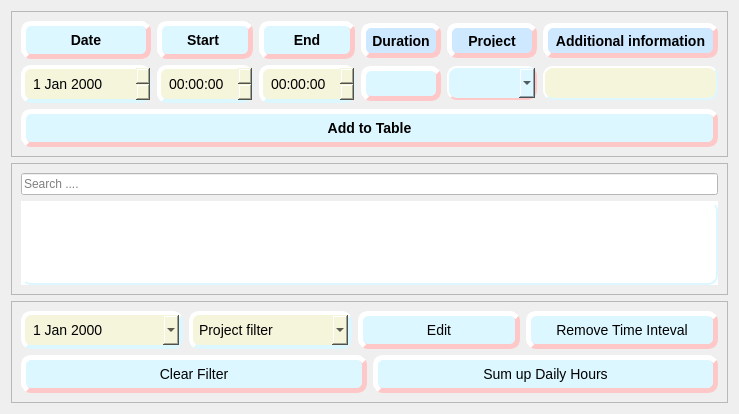
      <widget class="QWidget" name="Daily_Hours">
       <attribute name="title">
        <string>Daily Hours</string>
       </attribute>
       <layout class="QGridLayout" name="gridLayout_11">
        <item row="1" column="0">
         <widget class="QFrame" name="frame_table_daily_hours">
          <property name="frameShape">
           <enum>QFrame::StyledPanel</enum>
          </property>
          <property name="frameShadow">
           <enum>QFrame::Raised</enum>
          </property>
          <layout class="QGridLayout" name="gridLayout_9">
           <item row="1" column="0">
            <widget class="QTableView" name="tableView_DH">
             <property name="autoFillBackground">
              <bool>true</bool>
             </property>
             <property name="styleSheet">
              <string notr="true">QTableView{
background-color:white;    
border-style:outset;

    border-width: 2px;
    border-radius: 10px;
border-color: rgb(220, 247, 255);
    font: 14px;
    min-width: 10em;
    padding: 6px;
}</string>
             </property>
             <property name="sizeAdjustPolicy">
              <enum>QAbstractScrollArea::AdjustToContents</enum>
             </property>
             <property name="editTriggers">
              <set>QAbstractItemView::NoEditTriggers</set>
             </property>
             <property name="alternatingRowColors">
              <bool>true</bool>
             </property>
             <property name="sortingEnabled">
              <bool>true</bool>
             </property>
             <attribute name="horizontalHeaderCascadingSectionResizes">
              <bool>true</bool>
             </attribute>
             <attribute name="horizontalHeaderDefaultSectionSize">
              <number>200</number>
             </attribute>
            </widget>
           </item>
           <item row="0" column="0">
            <widget class="QLineEdit" name="lineEdit_DH_search_table">
             <property name="styleSheet">
              <string notr="true">background-color: rgb(255, 255, 255);</string>
             </property>
             <property name="placeholderText">
              <string>Search ....</string>
             </property>
            </widget>
           </item>
          </layout>
         </widget>
        </item>
        <item row="3" column="0">
         <widget class="QFrame" name="frame_dh_operations">
          <property name="maximumSize">
           <size>
            <width>16777215</width>
            <height>200</height>
           </size>
          </property>
          <property name="frameShape">
           <enum>QFrame::StyledPanel</enum>
          </property>
          <property name="frameShadow">
           <enum>QFrame::Raised</enum>
          </property>
          <layout class="QGridLayout" name="gridLayout_8">
           <item row="1" column="1">
            <widget class="QPushButton" name="pushButton_DH_sum_up">
             <property name="minimumSize">
              <size>
               <width>192</width>
               <height>0</height>
              </size>
             </property>
             <property name="styleSheet">
              <string notr="true">QPushButton{
    background-color: rgb(220, 247, 255);
    border-style: outset;
    border-width: 5px;
    border-radius: 10px;
    border-color: rgb(255, 200, 200);
    font:14px;
    min-width: 10em;
    padding: 6px;
}
QPushButton::hover{
    background-color:rgb(206, 232, 255) ;
	border-style: outset;
    border-width: 2px;
    border-radius: 10px;
    border-color:rgb(255, 144, 144);

    font: bold 14px;
    min-width: 10em;
    padding: 6px;
}</string>
             </property>
             <property name="text">
              <string>Sum up Daily Hours</string>
             </property>
            </widget>
           </item>
           <item row="0" column="0" colspan="2">
            <layout class="QHBoxLayout" name="horizontalLayout">
             <item>
              <widget class="QDateEdit" name="dateEdit_DH_remove_time_interval">
               <property name="styleSheet">
                <string notr="true">QDateEdit{
background-color:beige;    
border-style:outset;
    border-width: 4px;
    border-radius: 10px;
border-color: rgb(220, 247, 255);
    font: 14px;

    padding: 6px;
}</string>
               </property>
               <property name="buttonSymbols">
                <enum>QAbstractSpinBox::UpDownArrows</enum>
               </property>
               <property name="calendarPopup">
                <bool>true</bool>
               </property>
              </widget>
             </item>
             <item>
              <widget class="QComboBox" name="comboBox_DH_remove_time_interval">
               <property name="minimumSize">
                <size>
                 <width>150</width>
                 <height>0</height>
                </size>
               </property>
               <property name="styleSheet">
                <string notr="true">QComboBox{
background-color:beige;    
border-style:outset;

    border-width: 4px;
    border-radius: 10px;
border-color: rgb(220, 247, 255);
    font: 14px;

    padding: 6px;
}
QComboBox::hover{
    background-color: beige ;
	border-style: outset;
    border-width: 2px;
    border-radius: 10px;
    border-color: rgb(255, 200, 200);
    font: bold 14px;
    min-width: 10em;
    padding: 6px;
}</string>
               </property>
               <item>
                <property name="text">
                 <string>Project filter</string>
                </property>
               </item>
              </widget>
             </item>
             <item>
              <widget class="QPushButton" name="pushButton_DH_edit_time_interval">
               <property name="styleSheet">
                <string notr="true">QPushButton{
    background-color: rgb(220, 247, 255);
    border-style: outset;
    border-width: 5px;
    border-radius: 10px;
    border-color: rgb(255, 200, 200);
    font:14px;
    min-width: 10em;
    padding: 6px;
}
QPushButton::hover{
    background-color:rgb(206, 232, 255) ;
	border-style: outset;
    border-width: 2px;
    border-radius: 10px;
    border-color:rgb(255, 144, 144);

    font: bold 14px;
    min-width: 10em;
    padding: 6px;
}</string>
               </property>
               <property name="text">
                <string>Edit</string>
               </property>
              </widget>
             </item>
             <item>
              <widget class="QPushButton" name="pushButton_DH_remove_time_interval">
               <property name="minimumSize">
                <size>
                 <width>192</width>
                 <height>0</height>
                </size>
               </property>
               <property name="styleSheet">
                <string notr="true">QPushButton{
    background-color: rgb(220, 247, 255);
    border-style: outset;
    border-width: 5px;
    border-radius: 10px;
    border-color: rgb(255, 200, 200);
    font: 14px;
    min-width: 10em;
    padding: 6px;
}
QPushButton::hover{
	background-color: rgb(255, 144, 144);
	border-style: outset;
    border-width: 2px;
    border-radius: 10px;
    border-color:rgb(255, 144, 144);

    font: bold 14px;
    min-width: 10em;
    padding: 6px;
}</string>
               </property>
               <property name="text">
                <string>Remove Time Inteval</string>
               </property>
              </widget>
             </item>
            </layout>
           </item>
           <item row="1" column="0">
            <widget class="QPushButton" name="pushButton_DH_clear_filter">
             <property name="minimumSize">
              <size>
               <width>192</width>
               <height>0</height>
              </size>
             </property>
             <property name="styleSheet">
              <string notr="true">QPushButton{
    background-color: rgb(220, 247, 255);
    border-style: outset;
    border-width: 5px;
    border-radius: 10px;
    border-color: rgb(255, 200, 200);
    font:14px;
    min-width: 10em;
    padding: 6px;
}
QPushButton::hover{
    background-color:rgb(206, 232, 255) ;
	border-style: outset;
    border-width: 2px;
    border-radius: 10px;
    border-color:rgb(255, 144, 144);

    font: bold 14px;
    min-width: 10em;
    padding: 6px;
}</string>
             </property>
             <property name="text">
              <string>Clear Filter</string>
             </property>
            </widget>
           </item>
          </layout>
         </widget>
        </item>
        <item row="0" column="0">
         <widget class="QFrame" name="frame_daily_hours_input">
          <property name="maximumSize">
           <size>
            <width>16777215</width>
            <height>200</height>
           </size>
          </property>
          <property name="frameShape">
           <enum>QFrame::StyledPanel</enum>
          </property>
          <property name="frameShadow">
           <enum>QFrame::Raised</enum>
          </property>
          <layout class="QGridLayout" name="gridLayout_10">
           <item row="0" column="0">
            <layout class="QVBoxLayout" name="verticalLayout_DH_input">
             <item>
              <layout class="QHBoxLayout" name="horizontalLayout_DH_input">
               <item>
                <layout class="QVBoxLayout" name="verticalLayout_date">
                 <item>
                  <widget class="QPushButton" name="pushButton_DH_date">
                   <property name="styleSheet">
                    <string notr="true">QPushButton{
    background-color: rgb(220, 247, 255);
    border-style: outset;
    border-width: 5px;
    border-radius: 10px;
    border-color: rgb(255, 200, 200);
    font: bold 14px;
    padding: 6px;
}
QPushButton::hover{
    background-color:rgb(206, 232, 255) ;
	border-style: outset;
    border-width: 2px;
    border-radius: 10px;
    border-color:rgb(255, 144, 144);

    font: bold 14px;
    padding: 6px;
}</string>
                   </property>
                   <property name="text">
                    <string>Date</string>
                   </property>
                  </widget>
                 </item>
                 <item>
                  <widget class="QDateEdit" name="dateEdit_DH">
                   <property name="minimumSize">
                    <size>
                     <width>130</width>
                     <height>0</height>
                    </size>
                   </property>
                   <property name="styleSheet">
                    <string notr="true">QDateEdit{
background-color:beige;    
border-style:outset;
    border-width: 4px;
    border-radius: 10px;
border-color: rgb(220, 247, 255);
    font: 14px;

    padding: 6px;
}


</string>
                   </property>
                   <property name="calendarPopup">
                    <bool>false</bool>
                   </property>
                  </widget>
                 </item>
                </layout>
               </item>
               <item>
                <layout class="QVBoxLayout" name="verticalLayout_start">
                 <item>
                  <widget class="QPushButton" name="pushButton_DH_start">
                   <property name="minimumSize">
                    <size>
                     <width>0</width>
                     <height>0</height>
                    </size>
                   </property>
                   <property name="styleSheet">
                    <string notr="true">QPushButton{
    background-color: rgb(220, 247, 255);
    border-style: outset;
    border-width: 5px;
    border-radius: 10px;
    border-color: rgb(255, 200, 200);
    font: bold 14px;
    padding: 6px;
}
QPushButton::hover{
    background-color:rgb(206, 232, 255) ;
	border-style: outset;
    border-width: 2px;
    border-radius: 10px;
    border-color:rgb(255, 144, 144);

    font: bold 14px;
    padding: 6px;
}</string>
                   </property>
                   <property name="text">
                    <string>Start </string>
                   </property>
                  </widget>
                 </item>
                 <item>
                  <widget class="QTimeEdit" name="timeEdit_DH_start">
                   <property name="styleSheet">
                    <string notr="true">QTimeEdit{
background-color:beige;    
border-style:outset;

    border-width: 4px;
    border-radius: 10px;
border-color: rgb(220, 247, 255);
    font: 14px;

    padding: 6px;
}</string>
                   </property>
                   <property name="calendarPopup">
                    <bool>false</bool>
                   </property>
                  </widget>
                 </item>
                </layout>
               </item>
               <item>
                <layout class="QVBoxLayout" name="verticalLayout_end">
                 <item>
                  <widget class="QPushButton" name="pushButton_DH_end">
                   <property name="minimumSize">
                    <size>
                     <width>0</width>
                     <height>0</height>
                    </size>
                   </property>
                   <property name="styleSheet">
                    <string notr="true">QPushButton{
    background-color: rgb(220, 247, 255);
    border-style: outset;
    border-width: 5px;
    border-radius: 10px;
    border-color: rgb(255, 200, 200);
    font: bold 14px;
    padding: 6px;
}
QPushButton::hover{
    background-color:rgb(206, 232, 255) ;
	border-style: outset;
    border-width: 2px;
    border-radius: 10px;
    border-color:rgb(255, 144, 144);

    font: bold 14px;
    padding: 6px;
}</string>
                   </property>
                   <property name="text">
                    <string>End</string>
                   </property>
                  </widget>
                 </item>
                 <item>
                  <widget class="QTimeEdit" name="timeEdit_DH_end">
                   <property name="styleSheet">
                    <string notr="true">QTimeEdit{
background-color:beige;    
border-style:outset;

    border-width: 4px;
    border-radius: 10px;
border-color: rgb(220, 247, 255);
    font: 14px;

    padding: 6px;
}</string>
                   </property>
                  </widget>
                 </item>
                </layout>
               </item>
               <item>
                <layout class="QVBoxLayout" name="verticalLayout_duration">
                 <item>
                  <widget class="QLabel" name="label_DH_duration">
                   <property name="sizePolicy">
                    <sizepolicy hsizetype="Minimum" vsizetype="Preferred">
                     <horstretch>0</horstretch>
                     <verstretch>0</verstretch>
                    </sizepolicy>
                   </property>
                   <property name="minimumSize">
                    <size>
                     <width>0</width>
                     <height>0</height>
                    </size>
                   </property>
                   <property name="maximumSize">
                    <size>
                     <width>16777215</width>
                     <height>35</height>
                    </size>
                   </property>
                   <property name="styleSheet">
                    <string notr="true">QLabel{
background-color: rgb(206, 232, 255);
    border-style: outset;
    border-width: 5px;
    border-radius: 10px;
   border-color: rgb(255, 200, 200);
    font: bold 14px;
    padding: 6px;
}</string>
                   </property>
                   <property name="text">
                    <string>Duration</string>
                   </property>
                   <property name="scaledContents">
                    <bool>false</bool>
                   </property>
                   <property name="alignment">
                    <set>Qt::AlignCenter</set>
                   </property>
                   <property name="wordWrap">
                    <bool>false</bool>
                   </property>
                  </widget>
                 </item>
                 <item>
                  <widget class="QLabel" name="label_DH_duration_time">
                   <property name="sizePolicy">
                    <sizepolicy hsizetype="Minimum" vsizetype="Preferred">
                     <horstretch>0</horstretch>
                     <verstretch>0</verstretch>
                    </sizepolicy>
                   </property>
                   <property name="minimumSize">
                    <size>
                     <width>0</width>
                     <height>0</height>
                    </size>
                   </property>
                   <property name="maximumSize">
                    <size>
                     <width>16777215</width>
                     <height>35</height>
                    </size>
                   </property>
                   <property name="styleSheet">
                    <string notr="true">QLabel{
    background-color: rgb(220, 247, 255);
    border-style: outset;
    border-width: 5px;
    border-radius: 10px;
   border-color: rgb(255, 200, 200);
    font: bold 14px;
    padding: 6px;
}</string>
                   </property>
                   <property name="text">
                    <string/>
                   </property>
                   <property name="scaledContents">
                    <bool>false</bool>
                   </property>
                   <property name="alignment">
                    <set>Qt::AlignCenter</set>
                   </property>
                   <property name="wordWrap">
                    <bool>false</bool>
                   </property>
                  </widget>
                 </item>
                </layout>
               </item>
               <item>
                <layout class="QVBoxLayout" name="verticalLayout_project_daily">
                 <item>
                  <widget class="QLabel" name="label_DH_project">
                   <property name="sizePolicy">
                    <sizepolicy hsizetype="Minimum" vsizetype="Preferred">
                     <horstretch>0</horstretch>
                     <verstretch>0</verstretch>
                    </sizepolicy>
                   </property>
                   <property name="minimumSize">
                    <size>
                     <width>0</width>
                     <height>0</height>
                    </size>
                   </property>
                   <property name="maximumSize">
                    <size>
                     <width>16777215</width>
                     <height>35</height>
                    </size>
                   </property>
                   <property name="styleSheet">
                    <string notr="true">QLabel{
background-color: rgb(206, 232, 255);
    border-style: outset;
    border-width: 5px;
    border-radius: 10px;
   border-color: rgb(255, 200, 200);
    font: bold 14px;
    padding: 6px;
}</string>
                   </property>
                   <property name="text">
                    <string>Project</string>
                   </property>
                   <property name="scaledContents">
                    <bool>false</bool>
                   </property>
                   <property name="alignment">
                    <set>Qt::AlignCenter</set>
                   </property>
                   <property name="wordWrap">
                    <bool>false</bool>
                   </property>
                  </widget>
                 </item>
                 <item>
                  <widget class="QComboBox" name="comboBox_DH_project_add">
                   <property name="sizePolicy">
                    <sizepolicy hsizetype="Minimum" vsizetype="Fixed">
                     <horstretch>0</horstretch>
                     <verstretch>0</verstretch>
                    </sizepolicy>
                   </property>
                   <property name="minimumSize">
                    <size>
                     <width>0</width>
                     <height>0</height>
                    </size>
                   </property>
                   <property name="styleSheet">
                    <string notr="true">QComboBox{
    background-color: rgb(220, 247, 255);
    border-style: outset;
    border-width: 2px;
    border-radius: 10px;
    border-color: rgb(255, 200, 200);
    font: bold 14px;
    padding: 6px;
}
QComboBox::hover{
    background-color:rgb(206, 232, 255) ;
	border-style: outset;
    border-width: 2px;
    border-radius: 10px;
    border-color: rgb(255, 200, 200);
    font: bold 14px;
    padding: 6px;
}</string>
                   </property>
                  </widget>
                 </item>
                </layout>
               </item>
               <item>
                <layout class="QVBoxLayout" name="verticalLayout_add_info_daily">
                 <item>
                  <widget class="QLabel" name="label_DH_add_info">
                   <property name="sizePolicy">
                    <sizepolicy hsizetype="Minimum" vsizetype="Preferred">
                     <horstretch>0</horstretch>
                     <verstretch>0</verstretch>
                    </sizepolicy>
                   </property>
                   <property name="minimumSize">
                    <size>
                     <width>175</width>
                     <height>0</height>
                    </size>
                   </property>
                   <property name="maximumSize">
                    <size>
                     <width>16777215</width>
                     <height>35</height>
                    </size>
                   </property>
                   <property name="styleSheet">
                    <string notr="true">QLabel{
background-color: rgb(206, 232, 255);
    border-style: outset;
    border-width: 5px;
    border-radius: 10px;
   border-color: rgb(255, 200, 200);
    font: bold 14px;
    padding: 6px;
}</string>
                   </property>
                   <property name="text">
                    <string>Additional information</string>
                   </property>
                   <property name="scaledContents">
                    <bool>false</bool>
                   </property>
                   <property name="alignment">
                    <set>Qt::AlignCenter</set>
                   </property>
                   <property name="wordWrap">
                    <bool>false</bool>
                   </property>
                  </widget>
                 </item>
                 <item>
                  <widget class="QLineEdit" name="lineEdit_DH_add_info">
                   <property name="sizePolicy">
                    <sizepolicy hsizetype="Minimum" vsizetype="Fixed">
                     <horstretch>0</horstretch>
                     <verstretch>0</verstretch>
                    </sizepolicy>
                   </property>
                   <property name="minimumSize">
                    <size>
                     <width>0</width>
                     <height>0</height>
                    </size>
                   </property>
                   <property name="styleSheet">
                    <string notr="true">QLineEdit{
background-color:beige;    
border-style:outset;

    border-width: 2px;
    border-radius: 10px;
border-color: rgb(220, 247, 255);
    font: bold 14px;
    padding: 6px;
}</string>
                   </property>
                  </widget>
                 </item>
                </layout>
               </item>
              </layout>
             </item>
             <item>
              <widget class="QPushButton" name="pushButton_DH_add_to_table">
               <property name="minimumSize">
                <size>
                 <width>192</width>
                 <height>0</height>
                </size>
               </property>
               <property name="styleSheet">
                <string notr="true">QPushButton{
    background-color: rgb(220, 247, 255);
    border-style: outset;
    border-width: 5px;
    border-radius: 10px;
    border-color: rgb(255, 200, 200);
    font: bold 14px;
    min-width: 10em;
    padding: 6px;
}
QPushButton::hover{
    background-color:rgb(206, 232, 255) ;
	border-style: outset;
    border-width: 2px;
    border-radius: 10px;
    border-color:rgb(255, 144, 144);

    font: bold 14px;
    min-width: 10em;
    padding: 6px;
}</string>
               </property>
               <property name="text">
                <string>Add to Table</string>
               </property>
              </widget>
             </item>
            </layout>
           </item>
          </layout>
         </widget>
        </item>
       </layout>
      </widget>
